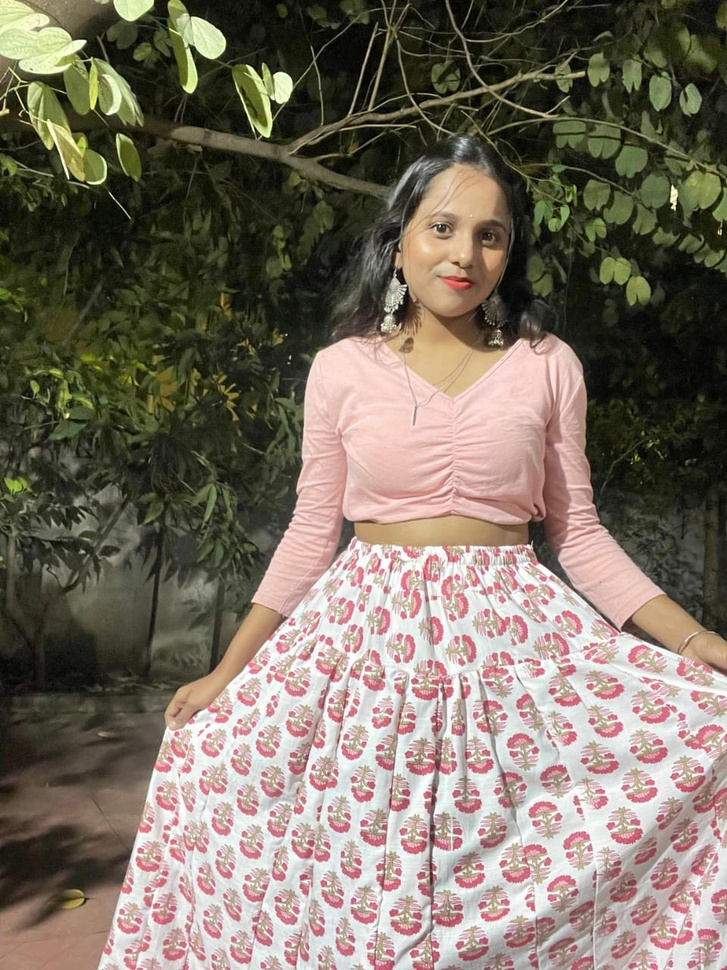
#> input picture Opencv/Image.jpeg, 727 x 970 px, shrunk from 960 x 1280 before the run, given in place of the camera
$ python Face.py
#> lines starting #> are read from the running program, lines starting #| are printed output that depends on the picture; after the words box and inside, x2 and y2 are one past the last pixel; in counts of white or black regions, pixels touching at a corner belong together
import cv2
import os
import numpy as np  # Import NumPy

# Get the absolute path of the current script's directory
base_dir = os.path.dirname(os.path.abspath(__file__))

# Load the Haarcascade file using the absolute path
faceCascade = cv2.CascadeClassifier(os.path.join(base_dir, 'haarcascade_frontalface_default.xml'))

# Check if the cascade file was loaded correctly
if faceCascade.empty():
    print("Failed to load cascade classifier")
    exit(1)

# Start video capture
video_capture = cv2.VideoCapture(0)

while True:
    # Capture frame-by-frame
    ret, frame = video_capture.read()
#> frame is the input picture: shape (970, 727, 3); mean B, G, R 99.3, 112.5, 123.4

    # Detect faces
    faces = faceCascade.detectMultiScale(cv2.cvtColor(frame, cv2.COLOR_BGR2GRAY), 1.1, 5)
#> faces = [[396, 178, 137, 137], [209, 382, 400, 400]]

    for (x, y, w, h) in faces:
        cv2.rectangle(frame, (x, y), (x + w, y + h), (255, 255, 255), 2)

        # Extract face and convert to HSV
        face_roi = cv2.cvtColor(frame[y:y + h, x:x + w], cv2.COLOR_BGR2HSV)

        # Skin tone range and mask
        mask = cv2.inRange(face_roi, np.array([0, 20, 70], np.uint8), np.array([20, 255, 255], np.uint8))

        # Apply mask
        skin = cv2.bitwise_and(frame[y:y + h, x:x + w], frame[y:y + h, x:x + w], mask=mask)
        cv2.imshow("Skin Detection", skin)
#> this loop made 2 passes
#> pass 1, `mask = cv2.inRange(face_roi, np.array([0, 20, 70], np.uint8), np.array..`:
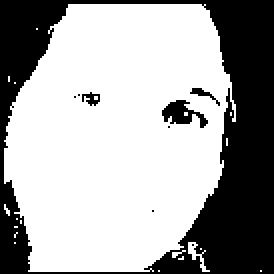
#> mask: shape (137, 137) (shown 2 times larger); 65.4% white; 9 black regions (5 under 20 px), largest, box (x1, y1, x2, y2) and area: (0, 0, 137, 137) 6252, (81, 50, 104, 64) 160, (95, 44, 110, 53) 36, (41, 46, 50, 53) 35
#> pass 1, `skin = cv2.bitwise_and(frame[y:y + h, x:x + w], frame[y:y + h, x:x + w..`:
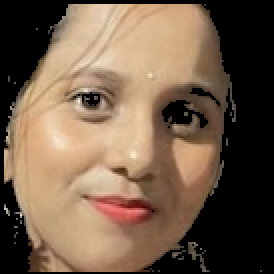
#> skin: shape (137, 137, 3) (shown 2 times larger); mean B, G, R 73.8, 93.8, 115.7
#> after the loop:
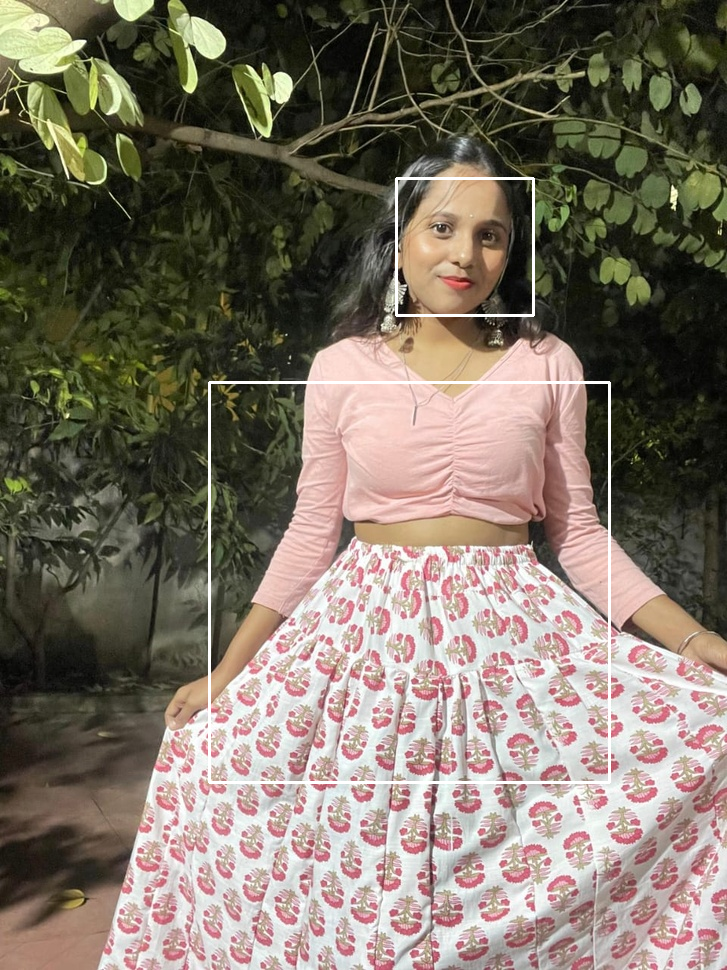
#> frame: shape (970, 727, 3); 0.91% of pixels changed, all inside (x1, y1, x2, y2) = (208, 177, 611, 784)

    # Show result
    cv2.imshow('Face Detection and Skin Segmentation', frame)

    if cv2.waitKey(1) & 0xFF == ord('q'):
#> (key q is pressed here)
        break

# Release resources
video_capture.release()
cv2.destroyAllWindows()

$ run again, on Opencv/Object.png
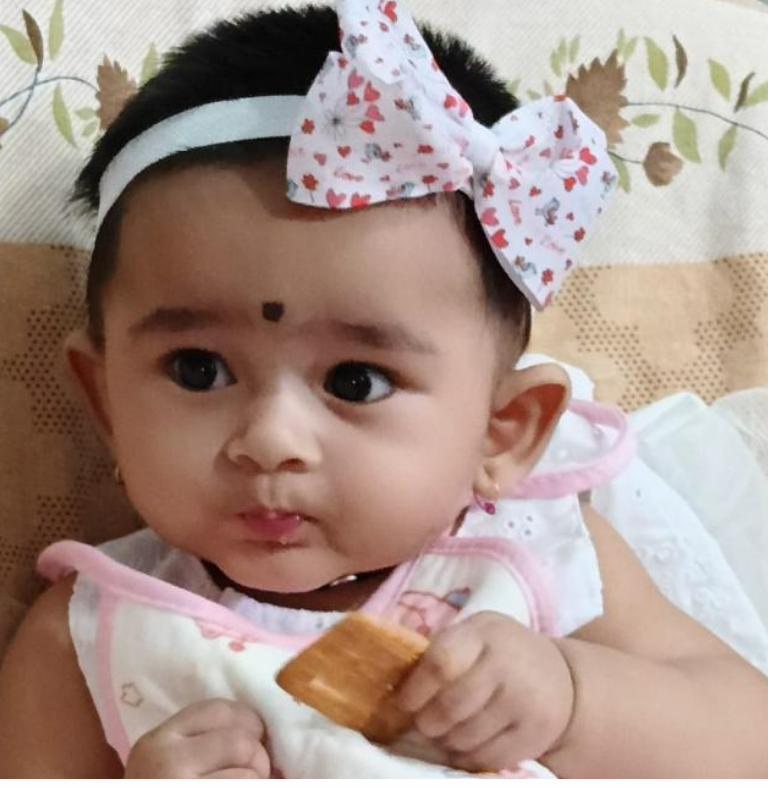
#> input picture Opencv/Object.png, 768 x 787 px, given in place of the camera
#> frame is the input picture: shape (787, 768, 3); mean B, G, R 138.1, 147.3, 168.7
#> faces = [[72, 214, 424, 424]]
#> the loop `for (x, y, w, h) in faces:` made 1 pass
#> pass 1, `mask = cv2.inRange(face_roi, np.array([0, 20, 70], np.uint8), np.array..`:
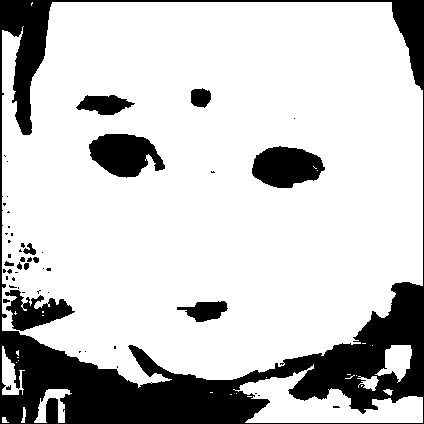
#> mask: shape (424, 424); 78.8% white; 50 black regions (36 under 20 px), largest, box (x1, y1, x2, y2) and area: (0, 0, 424, 424) 30040, (89, 134, 165, 178) 2262, (252, 146, 325, 188) 2235
#> after the loop `for (x, y, w, h) in faces:`:
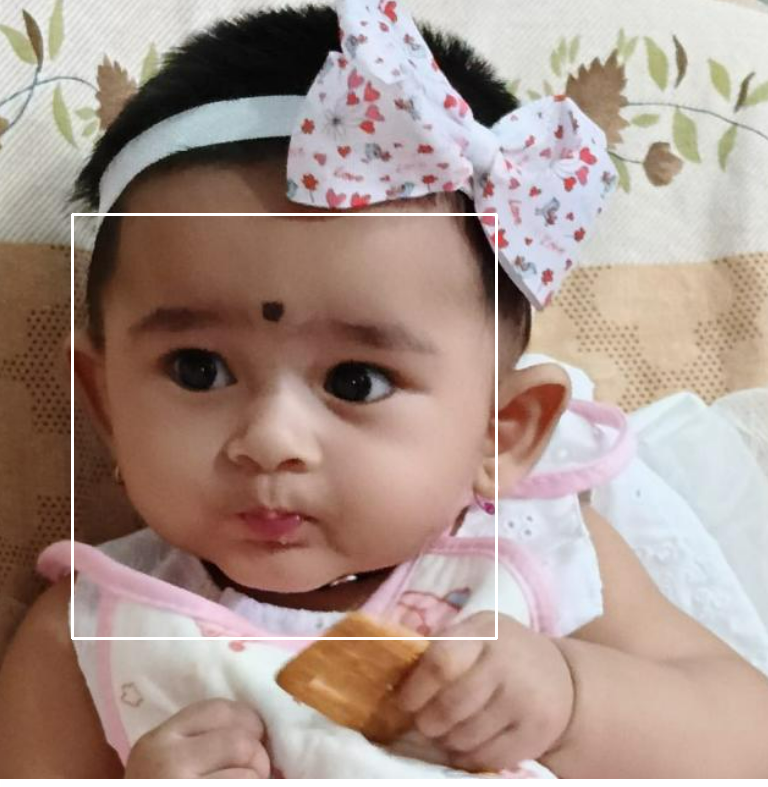
#> frame: shape (787, 768, 3); 0.84% of pixels changed, all inside (x1, y1, x2, y2) = (71, 213, 498, 640)
